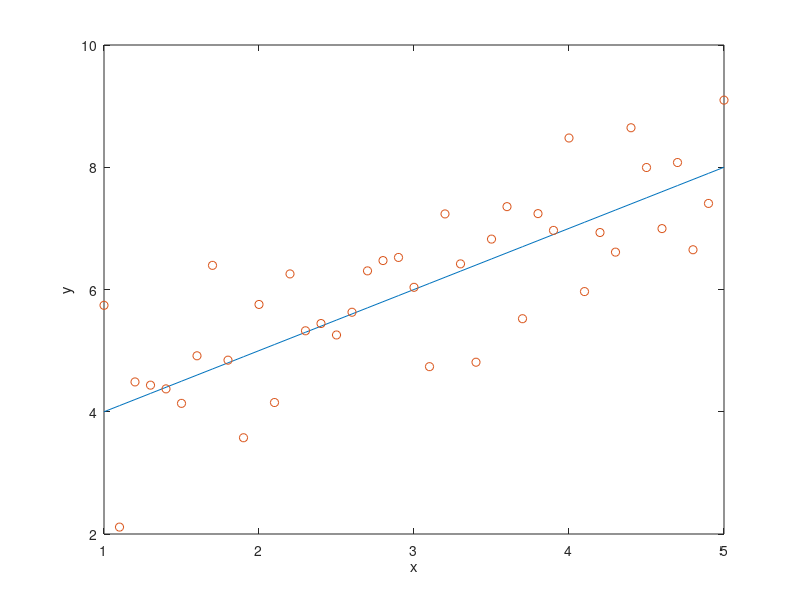
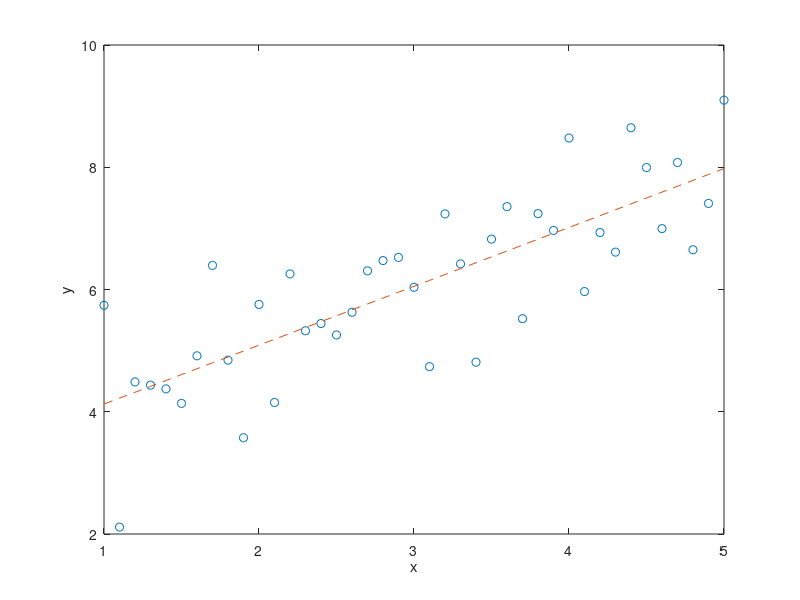

Recreate these plots in MATLAB, in order.
clc; clear; close all

%% Generating Noisy Data
x = 1:0.1:5;
y = x + 3;

y_noisy = y + randn(1,length(x));

phi = [x' ones(length(x),1)];

plot(x,y)
xlabel('x')
ylabel('y')
hold on
plot(x,y_noisy,'o')

%% Least Squares Solution
theta = inv(phi' * phi)*phi' * y_noisy';

%% Linear Model
y_hat = phi*theta;

%% Plots
figure
plot(x,y_noisy,'o')
xlabel('x')
ylabel('y')
hold on
plot(x,y_hat,'--')
